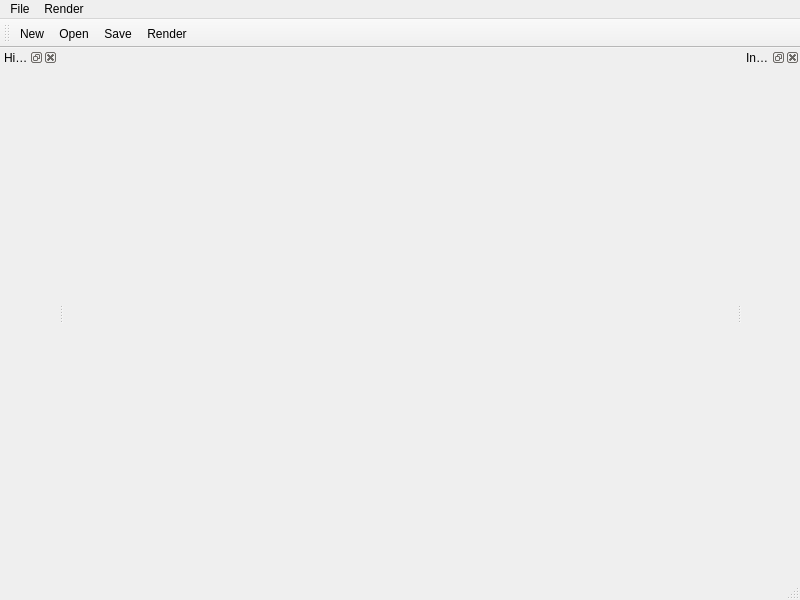
<?xml version="1.0" encoding="UTF-8"?>
<ui version="4.0">
 <class>MainWindow</class>
 <widget class="QMainWindow" name="MainWindow">
  <property name="geometry">
   <rect>
    <x>0</x>
    <y>0</y>
    <width>800</width>
    <height>600</height>
   </rect>
  </property>
  <property name="windowTitle">
   <string>MainWindow</string>
  </property>
  <property name="windowIcon">
   <iconset resource="../ShapePainterApp/icons/Icons.qrc">
    <normaloff>:/icons/zurullito.png</normaloff>:/icons/zurullito.png</iconset>
  </property>
  <widget class="QWidget" name="centralwidget"/>
  <widget class="QMenuBar" name="menubar">
   <property name="geometry">
    <rect>
     <x>0</x>
     <y>0</y>
     <width>800</width>
     <height>21</height>
    </rect>
   </property>
   <widget class="QMenu" name="menuFile">
    <property name="title">
     <string>File</string>
    </property>
    <addaction name="actionNew"/>
    <addaction name="actionOpen"/>
    <addaction name="actionSave"/>
   </widget>
   <widget class="QMenu" name="menuEdit">
    <property name="title">
     <string>Render</string>
    </property>
    <addaction name="actionRender"/>
   </widget>
   <addaction name="menuFile"/>
   <addaction name="menuEdit"/>
  </widget>
  <widget class="QStatusBar" name="statusbar"/>
  <widget class="QDockWidget" name="dockHierarchy">
   <property name="windowTitle">
    <string>Hierarchy</string>
   </property>
   <attribute name="dockWidgetArea">
    <number>1</number>
   </attribute>
   <widget class="QWidget" name="widgHierarchy"/>
  </widget>
  <widget class="QDockWidget" name="dockInspector">
   <property name="windowTitle">
    <string>Inspector</string>
   </property>
   <attribute name="dockWidgetArea">
    <number>2</number>
   </attribute>
   <widget class="QWidget" name="widgInspector"/>
  </widget>
  <widget class="QToolBar" name="toolBar">
   <property name="windowTitle">
    <string>toolBar</string>
   </property>
   <attribute name="toolBarArea">
    <enum>TopToolBarArea</enum>
   </attribute>
   <attribute name="toolBarBreak">
    <bool>false</bool>
   </attribute>
   <addaction name="actionNew"/>
   <addaction name="actionOpen"/>
   <addaction name="actionSave"/>
   <addaction name="actionRender"/>
  </widget>
  <action name="actionNew">
   <property name="icon">
    <iconset resource="../ShapePainterApp/icons/Icons.qrc">
     <normaloff>:/icons/Empty document new.png</normaloff>:/icons/Empty document new.png</iconset>
   </property>
   <property name="text">
    <string>New</string>
   </property>
  </action>
  <action name="actionOpen">
   <property name="icon">
    <iconset resource="../ShapePainterApp/icons/Icons.qrc">
     <normaloff>:/icons/Folder.png</normaloff>:/icons/Folder.png</iconset>
   </property>
   <property name="text">
    <string>Open</string>
   </property>
  </action>
  <action name="actionSave">
   <property name="icon">
    <iconset resource="../ShapePainterApp/icons/Icons.qrc">
     <normaloff>:/icons/Disquette.png</normaloff>:/icons/Disquette.png</iconset>
   </property>
   <property name="text">
    <string>Save</string>
   </property>
  </action>
  <action name="actionRender">
   <property name="icon">
    <iconset resource="../ShapePainterApp/icons/Icons.qrc">
     <normaloff>:/icons/Picture.png</normaloff>:/icons/Picture.png</iconset>
   </property>
   <property name="text">
    <string>Render</string>
   </property>
   <property name="toolTip">
    <string>Render to Image File</string>
   </property>
  </action>
 </widget>
 <resources>
  <include location="../ShapePainterApp/icons/Icons.qrc"/>
 </resources>
 <connections/>
</ui>
